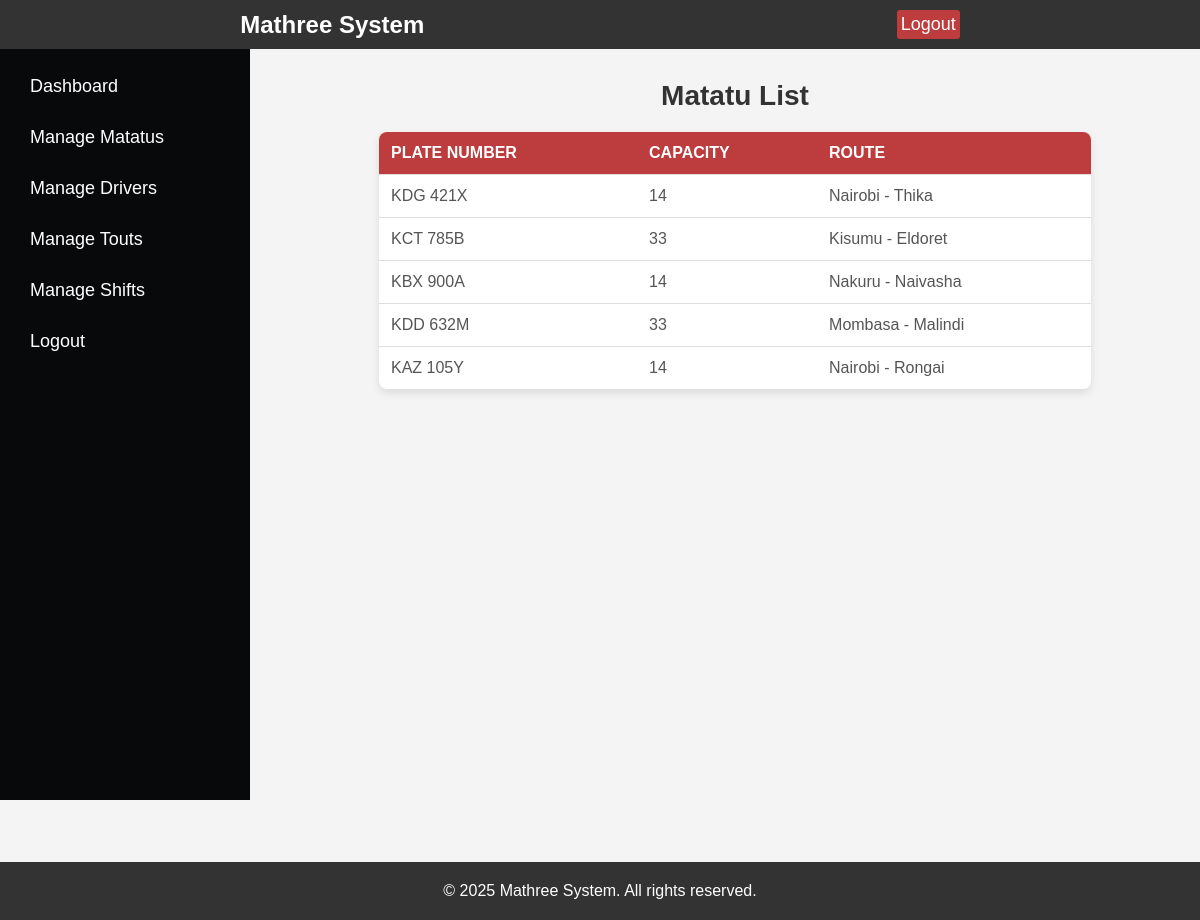
The app's page /fleet/matatu/list/ (signed in) with its own data.
### fleet/models.py (models this page shows, shortened)
class Matatu(models.Model):
    plate_number = models.CharField(max_length=10, unique=True)
    capacity = models.IntegerField()
    route = models.CharField(max_length=100)

### fleet/views.py (the view)
# urls.py: path("matatu/list/", matatu_list, name="matatu_list"),
@login_required
def matatu_list(request):
    matatus = Matatu.objects.all()
    context = {"matatus": matatus}
    return render(request, "fleet/matatu_list.html", context)

### fleet/templates/fleet/matatu_list.html
{% extends "base.html" %}
{% block content %}
<div class="dashboard">
    <aside class="sidebar">
        <h2>Admin Panel</h2>
        <ul>
            <li><a href="{% url 'admin_dashboard' %}">Dashboard</a></li>
            <li><a href="{% url 'matatu_list' %}" class="active">Manage Matatus</a></li>
            <li><a href="{% url 'driver_list' %}">Manage Drivers</a></li>
            <li><a href="{% url 'tout_list' %}">Manage Touts</a></li>
            <li><a href="{% url 'shift_list' %}">Manage Shifts</a></li>
            <li><a href="{% url 'logout' %}">Logout</a></li>
        </ul>
    </aside>
    <div class="dashboard-content">
        <h2>Matatu List</h2>
        <table>
            <thead>
                <tr>
                    <th>Plate Number</th>
                    <th>Capacity</th>
                    <th>Route</th>
                </tr>
            </thead>
            <tbody>
                {% for matatu in matatus %}
                <tr>
                    <td>{{ matatu.plate_number }}</td>
                    <td>{{ matatu.capacity }}</td>
                    <td>{{ matatu.route }}</td>
                </tr>
                {% empty %}
                <tr>
                    <td colspan="3">No matatus found.</td>
                </tr>
                {% endfor %}
            </tbody>
        </table>
    </div>
</div>
{% endblock %}

### fleet/static/fleet/style.css (style rules this page uses)
* { margin: 0; padding: 0; box-sizing: border-box; }
html, body { height: 100%; font-family: Arial, sans-serif; }
body { display: flex; flex-direction: column; }
.dashboard { display: flex; height: 100vh; }
.sidebar { width: 250px; background-color: #333; color: white; padding: 20px; position: fixed; height: 100%; top: 0; left: 0; overflow-y: auto; }
.sidebar h2 { font-size: 24px; margin-bottom: 20px; }
.sidebar ul { list-style-type: none; padding: 0; }
.sidebar ul li { margin-bottom: 10px; }
.sidebar ul li a { text-decoration: none; color: white; font-size: 18px; display: block; padding: 10px; border-radius: 5px; }
.dashboard-content { margin-left: 260px; padding: 20px; flex-grow: 1; }
.dashboard-content h2 { font-size: 28px; margin-bottom: 20px; }

### fleet/static/fleet/admin.css (style rules this page uses)
body { font-family: 'Poppins', sans-serif; margin: 0; padding: 0; background: #f4f4f4; color: #333; }
.dashboard { display: flex; min-height: 100vh; }
.sidebar { width: 250px; background: #08090B; color: white; padding: 20px; height: 100vh; position: fixed; left: 0; top: 0; }
.sidebar h2 { font-size: 22px; margin-bottom: 20px; text-align: center; }
.sidebar ul { list-style: none; padding: 0; }
.sidebar ul li { margin: 10px 0; }
.sidebar ul li a { text-decoration: none; color: white; display: block; padding: 10px; border-radius: 5px; transition: 0.3s; }
.dashboard-content { margin-left: 270px; padding: 20px; width: calc(100% - 270px); }
h2 { text-align: center; margin-bottom: 20px; color: #333; }
table { width: 80%; margin: 0 auto; border-collapse: collapse; background-color: #fff; border-radius: 8px; overflow: hidden; box-shadow: 0px 4px 8px rgba(0, 0, 0, 0.1); }
th, td { padding: 12px; text-align: left; border-bottom: 1px solid #ddd; }
th { background-color: #BD3C3D; color: white; text-transform: uppercase; }
td { color: #555; }
tr:last-child td { border-bottom: none; }

### records on screen
Matatu: plate_number "KDG 421X", capacity "14", route "Nairobi - Thika"
Matatu: plate_number "KCT 785B", capacity "33", route "Kisumu - Eldoret"
Matatu: plate_number "KBX 900A", capacity "14", route "Nakuru - Naivasha"
Matatu: plate_number "KDD 632M", capacity "33", route "Mombasa - Malindi"
Matatu: plate_number "KAZ 105Y", capacity "14", route "Nairobi - Rongai"
